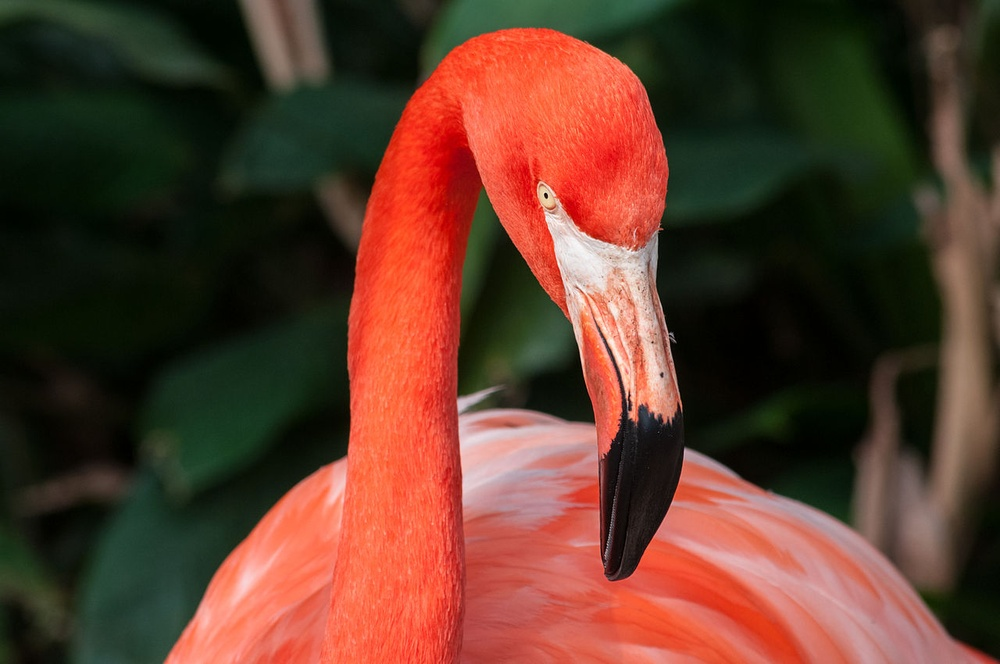
#> input picture Hafta4/test.jpeg, 1000 x 664 px, shrunk from 1280 x 850 before the run
$ python rgbToGrayLevel.py
#> lines starting #> are read from the running program, lines starting #| are printed output that depends on the picture
import matplotlib.pyplot as plt
import numpy as np
img_1=plt.imread("test.jpeg")
#> img_1 is the input picture: shape (664, 1000, 3); mean R, G, B 95.1, 58.6, 43.2
img_1.ndim,img_1.shape
plt.imshow(img_1)

pixel_1=[0,0,0]
pixel_1_gray_level=0

pixel_1=[10,0,0]
pixel_1_gray_level=10

pixel_1_rgb=[10,10,10]
pixel_1_gray_level=12

def convertRGBPixelToGrayLevel(RGB_Pixel):
   return RGB_Pixel[0]/3+RGB_Pixel[1]/3+RGB_Pixel[2]/3

def convertRGB_to_GrayLevel(image_1):
    img_1=plt.imread(image_1)
    img_2=np.zeros((img_1.shape[0],img_1.shape[1]))
    for i in range(img_1.shape[0]):
        for j in range(img_2.shape[1]):
            img_2[i,j]=img_1[i,j,0]/3+img_1[i,j,1]/3+img_1[i,j,2]/3
convertRGBPixelToGrayLevel([2,5,7])
img_2=np.zeros((img_1.shape[0],img_1.shape[1]))
img_2.shape

for i in range(img_1.shape[0]):
    for j in range(img_2.shape[1]):
        img_2[i,j]=convertRGBPixelToGrayLevel(img_1[i,j,:])
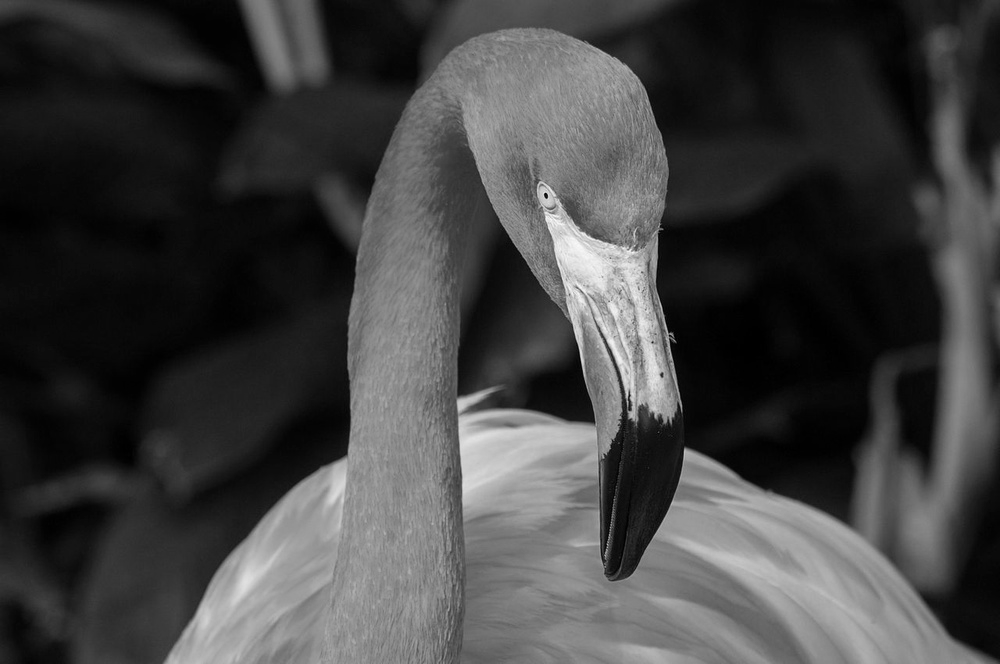
#> img_2: shape (664, 1000) float64; min 0, max 250.7, mean 65.6
plt.subplot(1,2,1)
plt.imshow(img_1)
plt.subplot(1,2,2)
plt.imshow(img_2,cmap='gray')
plt.show()
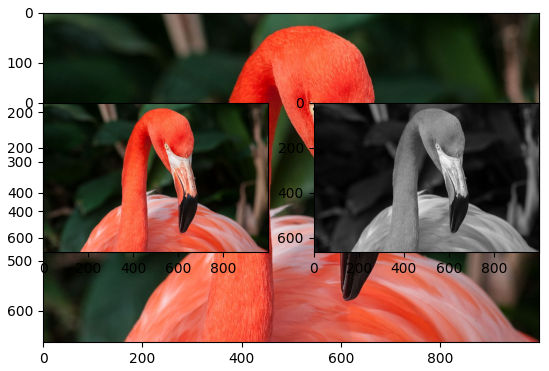
#> figure drawn by matplotlib, 3 panels
